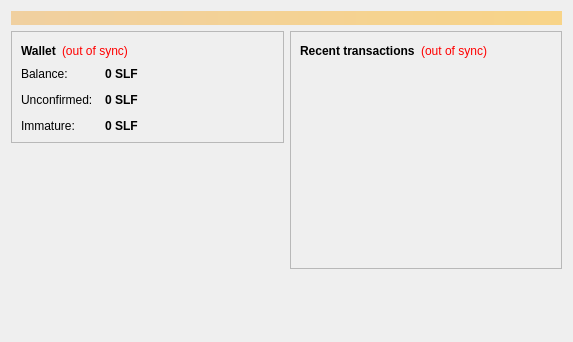
<?xml version="1.0" encoding="UTF-8"?>
<ui version="4.0">
 <class>OverviewPage</class>
 <widget class="QWidget" name="OverviewPage">
  <property name="geometry">
   <rect>
    <x>0</x>
    <y>0</y>
    <width>573</width>
    <height>342</height>
   </rect>
  </property>
  <property name="windowTitle">
   <string>Form</string>
  </property>
  <layout class="QVBoxLayout" name="topLayout">
   <item>
    <widget class="QLabel" name="labelAlerts">
     <property name="visible">
      <bool>false</bool>
     </property>
     <property name="styleSheet">
      <string notr="true">background-color: qlineargradient(x1: 0, y1: 0, x2: 1, y2: 0, stop:0 #F0D0A0, stop:1 #F8D488); color:#000000;</string>
     </property>
     <property name="wordWrap">
      <bool>true</bool>
     </property>
     <property name="margin">
      <number>3</number>
     </property>
    </widget>
   </item>
   <item>
    <layout class="QHBoxLayout" name="horizontalLayout" stretch="1,1">
     <item>
      <layout class="QVBoxLayout" name="verticalLayout_2">
       <item>
        <widget class="QFrame" name="frame">
         <property name="frameShape">
          <enum>QFrame::StyledPanel</enum>
         </property>
         <property name="frameShadow">
          <enum>QFrame::Raised</enum>
         </property>
         <layout class="QVBoxLayout" name="verticalLayout_4">
          <item>
           <layout class="QHBoxLayout" name="horizontalLayout_4">
            <item>
             <widget class="QLabel" name="label_5">
              <property name="font">
               <font>
                <weight>75</weight>
                <bold>true</bold>
               </font>
              </property>
              <property name="text">
               <string>Wallet</string>
              </property>
             </widget>
            </item>
            <item>
             <widget class="QLabel" name="labelWalletStatus">
              <property name="toolTip">
               <string>The displayed information may be out of date. Your wallet automatically synchronizes with the SelfDirectedCoin network after a connection is established, but this process has not completed yet.</string>
              </property>
              <property name="styleSheet">
               <string notr="true">QLabel { color: red; }</string>
              </property>
              <property name="text">
               <string notr="true">(out of sync)</string>
              </property>
              <property name="alignment">
               <set>Qt::AlignLeading|Qt::AlignLeft|Qt::AlignVCenter</set>
              </property>
             </widget>
            </item>
            <item>
             <spacer name="horizontalSpacer_2">
              <property name="orientation">
               <enum>Qt::Horizontal</enum>
              </property>
              <property name="sizeHint" stdset="0">
               <size>
                <width>40</width>
                <height>20</height>
               </size>
              </property>
             </spacer>
            </item>
           </layout>
          </item>
          <item>
           <layout class="QFormLayout" name="formLayout_2">
            <property name="fieldGrowthPolicy">
             <enum>QFormLayout::AllNonFixedFieldsGrow</enum>
            </property>
            <property name="horizontalSpacing">
             <number>12</number>
            </property>
            <property name="verticalSpacing">
             <number>12</number>
            </property>
            <item row="0" column="0">
             <widget class="QLabel" name="label">
              <property name="text">
               <string>Balance:</string>
              </property>
             </widget>
            </item>
            <item row="0" column="1">
             <widget class="QLabel" name="labelBalance">
              <property name="font">
               <font>
                <weight>75</weight>
                <bold>true</bold>
               </font>
              </property>
              <property name="cursor">
               <cursorShape>IBeamCursor</cursorShape>
              </property>
              <property name="toolTip">
               <string>Your current balance</string>
              </property>
              <property name="text">
               <string notr="true">0 SLF</string>
              </property>
              <property name="textInteractionFlags">
               <set>Qt::LinksAccessibleByMouse|Qt::TextSelectableByKeyboard|Qt::TextSelectableByMouse</set>
              </property>
             </widget>
            </item>
            <item row="1" column="0">
             <widget class="QLabel" name="label_3">
              <property name="text">
               <string>Unconfirmed:</string>
              </property>
             </widget>
            </item>
            <item row="1" column="1">
             <widget class="QLabel" name="labelUnconfirmed">
              <property name="font">
               <font>
                <weight>75</weight>
                <bold>true</bold>
               </font>
              </property>
              <property name="cursor">
               <cursorShape>IBeamCursor</cursorShape>
              </property>
              <property name="toolTip">
               <string>Total of transactions that have yet to be confirmed, and do not yet count toward the current balance</string>
              </property>
              <property name="text">
               <string notr="true">0 SLF</string>
              </property>
              <property name="textInteractionFlags">
               <set>Qt::LinksAccessibleByMouse|Qt::TextSelectableByKeyboard|Qt::TextSelectableByMouse</set>
              </property>
             </widget>
            </item>
            <item row="2" column="0">
             <widget class="QLabel" name="labelImmatureText">
              <property name="text">
               <string>Immature:</string>
              </property>
             </widget>
            </item>
            <item row="2" column="1">
             <widget class="QLabel" name="labelImmature">
              <property name="font">
               <font>
                <weight>75</weight>
                <bold>true</bold>
               </font>
              </property>
              <property name="toolTip">
               <string>Mined balance that has not yet matured</string>
              </property>
              <property name="text">
               <string notr="true">0 SLF</string>
              </property>
              <property name="textInteractionFlags">
               <set>Qt::LinksAccessibleByMouse|Qt::TextSelectableByKeyboard|Qt::TextSelectableByMouse</set>
              </property>
             </widget>
            </item>
           </layout>
          </item>
         </layout>
        </widget>
       </item>
       <item>
        <spacer name="verticalSpacer">
         <property name="orientation">
          <enum>Qt::Vertical</enum>
         </property>
         <property name="sizeHint" stdset="0">
          <size>
           <width>20</width>
           <height>40</height>
          </size>
         </property>
        </spacer>
       </item>
      </layout>
     </item>
     <item>
      <layout class="QVBoxLayout" name="verticalLayout_3">
       <item>
        <widget class="QFrame" name="frame_2">
         <property name="frameShape">
          <enum>QFrame::StyledPanel</enum>
         </property>
         <property name="frameShadow">
          <enum>QFrame::Raised</enum>
         </property>
         <layout class="QVBoxLayout" name="verticalLayout">
          <item>
           <layout class="QHBoxLayout" name="horizontalLayout_2">
            <item>
             <widget class="QLabel" name="label_4">
              <property name="text">
               <string>&lt;b&gt;Recent transactions&lt;/b&gt;</string>
              </property>
             </widget>
            </item>
            <item>
             <widget class="QLabel" name="labelTransactionsStatus">
              <property name="toolTip">
               <string>The displayed information may be out of date. Your wallet automatically synchronizes with the SelfDirectedCoin network after a connection is established, but this process has not completed yet.</string>
              </property>
              <property name="styleSheet">
               <string notr="true">QLabel { color: red; }</string>
              </property>
              <property name="text">
               <string notr="true">(out of sync)</string>
              </property>
              <property name="alignment">
               <set>Qt::AlignRight|Qt::AlignTrailing|Qt::AlignVCenter</set>
              </property>
             </widget>
            </item>
            <item>
             <spacer name="horizontalSpacer">
              <property name="orientation">
               <enum>Qt::Horizontal</enum>
              </property>
              <property name="sizeHint" stdset="0">
               <size>
                <width>40</width>
                <height>20</height>
               </size>
              </property>
             </spacer>
            </item>
           </layout>
          </item>
          <item>
           <widget class="QListView" name="listTransactions">
            <property name="styleSheet">
             <string notr="true">QListView { background: transparent; }</string>
            </property>
            <property name="frameShape">
             <enum>QFrame::NoFrame</enum>
            </property>
            <property name="verticalScrollBarPolicy">
             <enum>Qt::ScrollBarAlwaysOff</enum>
            </property>
            <property name="horizontalScrollBarPolicy">
             <enum>Qt::ScrollBarAlwaysOff</enum>
            </property>
            <property name="selectionMode">
             <enum>QAbstractItemView::NoSelection</enum>
            </property>
           </widget>
          </item>
         </layout>
        </widget>
       </item>
       <item>
        <spacer name="verticalSpacer_2">
         <property name="orientation">
          <enum>Qt::Vertical</enum>
         </property>
         <property name="sizeHint" stdset="0">
          <size>
           <width>20</width>
           <height>40</height>
          </size>
         </property>
        </spacer>
       </item>
      </layout>
     </item>
    </layout>
   </item>
  </layout>
 </widget>
 <resources/>
 <connections/>
</ui>
